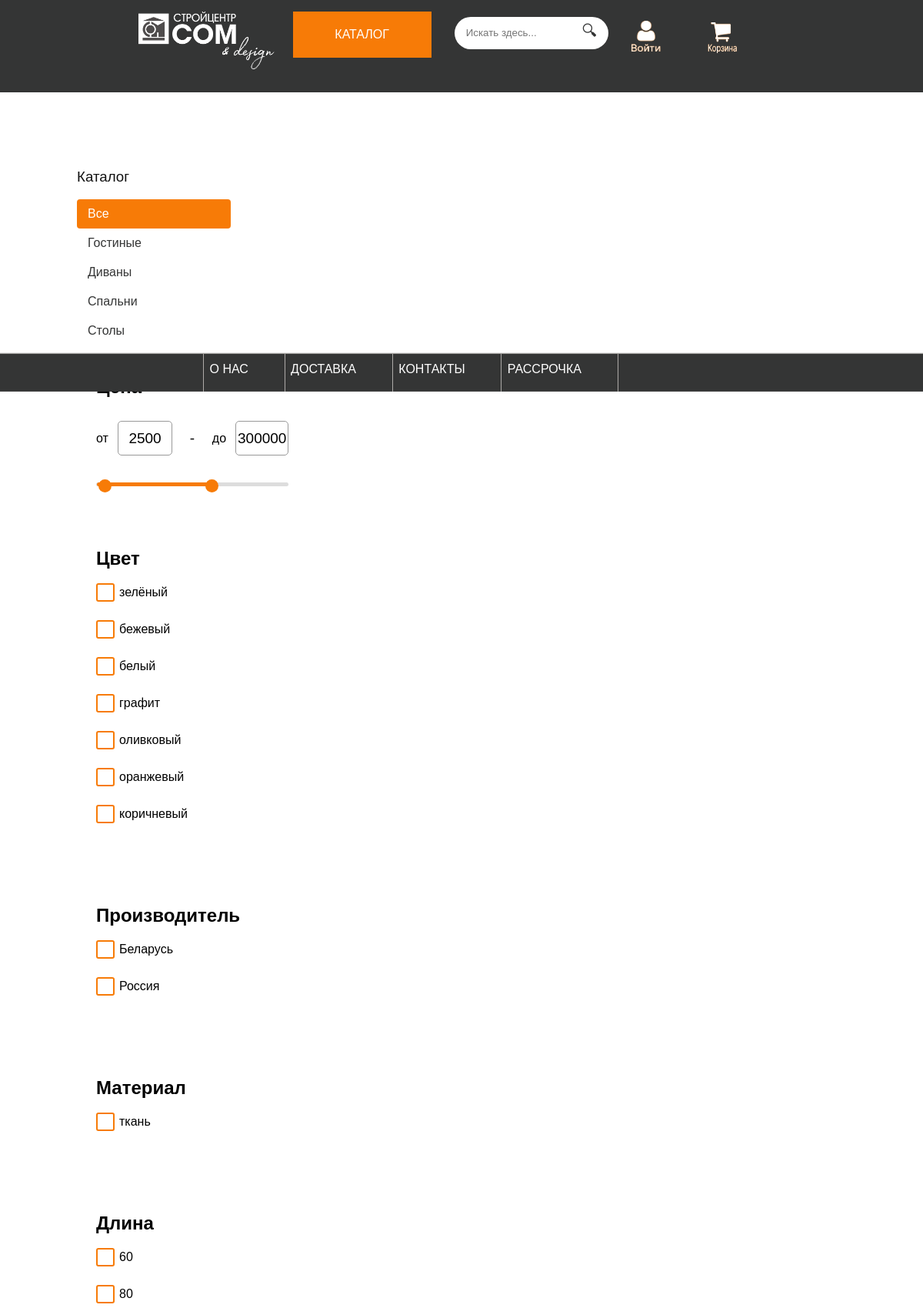
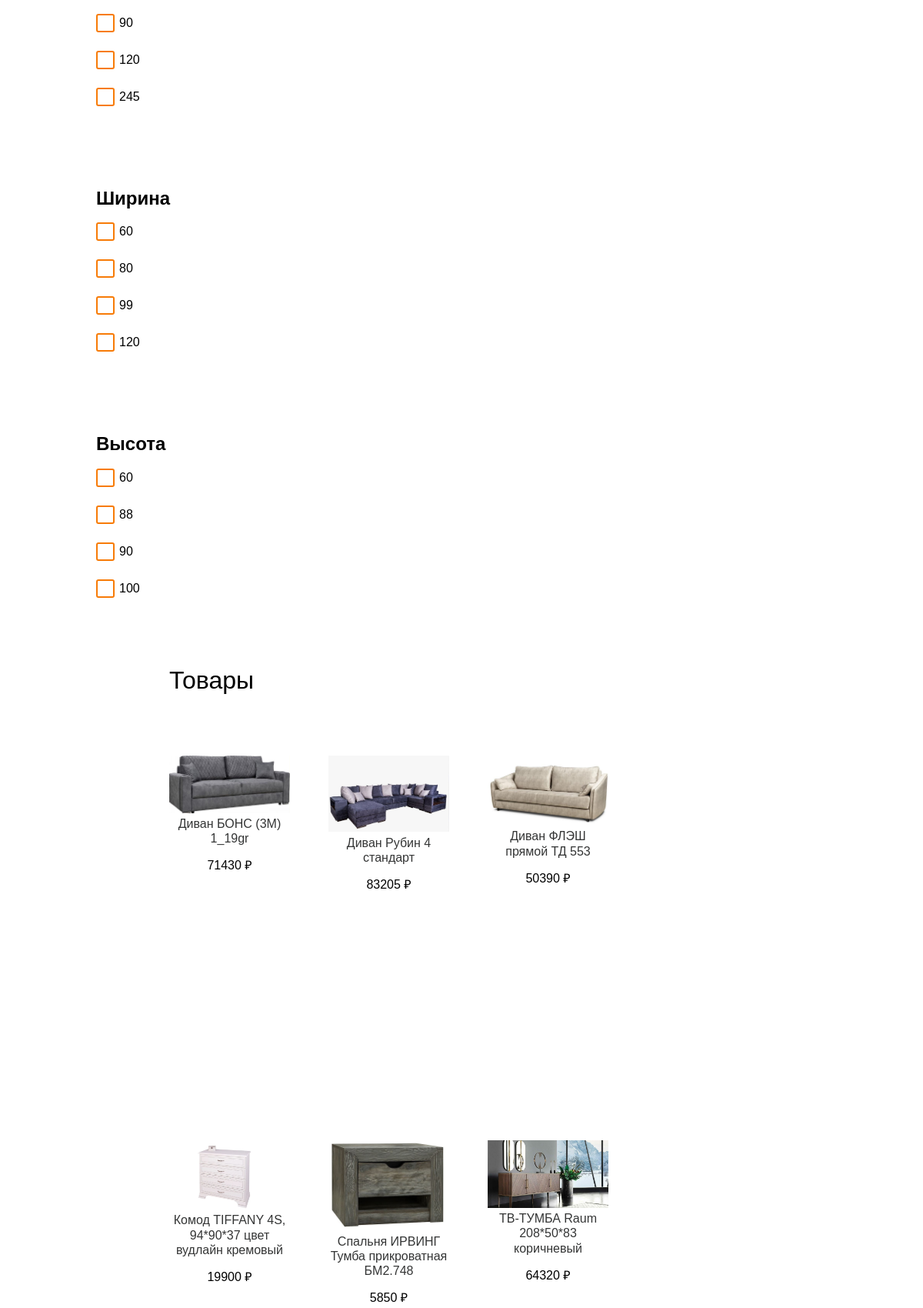
The page / (upper part) on the database its author committed (2 pictures, top to bottom).
### shop/models.py (models this page shows, shortened)
class Category(models.Model):
    name = models.CharField(max_length=200)
    slug = models.SlugField(max_length=200,
                            unique=True)
    class Meta:
        ordering = ['name']
        indexes = [
            models.Index(fields=['name']),
        ]
        verbose_name = 'category'
        verbose_name_plural = 'categories'
    def get_absolute_url(self):
        return reverse('shop:product_list_by_category',
                       args=[self.slug])

class Product(models.Model):
    category = models.ForeignKey('Category',
                                 related_name='products',
                                 on_delete=models.CASCADE)
    name = models.CharField(max_length=200)
    slug = models.CharField(max_length=200)
    image = models.ImageField(upload_to='products/%Y/%m/%d',
                              blank=True)
    description = models.TextField(blank=True)
    price = models.IntegerField()
    available = models.BooleanField(default=True)
    created = models.DateTimeField(auto_now_add=True)
    updated = models.DateTimeField(auto_now=True)
    class Meta:
        ordering = ['name']
        indexes = [
            models.Index(fields=['id', 'slug']),
            models.Index(fields=['name']),
            models.Index(fields=['-created']),
        ]
    def get_absolute_url(self):
        return reverse('shop:product_detail',
                       args=[self.id, self.slug])

### shop/views.py (the view)
# urls.py: path('', views.product_list,
def product_list(request, category_slug=None):
    category = None
    categories = Category.objects.all()
    products = Product.objects.all()
    if category_slug == 'about':
        return render(request,
                      'shop/navigation/about.html')
    elif category_slug == 'contacts':
        return render(request,
                      'shop/navigation/contacts.html')
    elif category_slug == 'delivery':
        return render(request,
                      'shop/navigation/delivery.html')
    elif category_slug == 'installment':
        return render(request,
                      'shop/navigation/installment.html')
    elif category_slug:
        category = get_object_or_404(Category, slug=category_slug)
        products = products.filter(category=category)
    min_price = request.GET.get('min_price')
    max_price = request.GET.get('max_price')
    if min_price and max_price:
        products = products.filter(price__gte=min_price, price__lte=max_price)
    colors = request.GET.getlist('color[]')
    products_colors = []
    if colors:
        for i in products:
            for j in colors:
                if j.lower() in i.description.lower():
                    products_colors.append(i.name)
        products = products.filter(name__in=products_colors)
    manufacturers = request.GET.getlist('manufacturer[]')
    products_manufacturers = []
    if manufacturers:
        for i in products:
            for j in manufacturers:
                if j in i.description:
                    products_manufacturers.append(i.name)
        products = products.filter(name__in=products_manufacturers)
    materials = request.GET.getlist('material[]')
    products_materials = []
    if materials:
        for i in products:
            for j in materials:
                if j in i.description:
                    products_materials.append(i.name)
        products = products.filter(name__in=products_materials)
    lengths = request.GET.getlist('length[]')
    products_lengths = []
    if lengths:
        for i in products:
            for j in lengths:
                if "Длина (см): " + j in i.description:
                    products_lengths.append(i.name)
        products = products.filter(name__in=products_lengths)
    widths = request.GET.getlist('width[]')
    products_widths = []
    if widths:
        for i in products:
            for j in widths:
                if "Ширина (см): " + j in i.description:
                    products_widths.append(i.name)
        products = products.filter(name__in=products_widths)
    heights = request.GET.getlist('height[]')
    products_heights = []
    if heights:
        for i in products:
            for j in heights:
                if "Высота (см): " + j in i.description:
                    products_heights.append(i.name)
        products = products.filter(name__in=products_heights)
    search = request.GET.get('search_field')
    if search:
        products = products.filter(name__iregex=search)
    context = {
        'category': category,
        'categories': categories,
        'filter': products,
        'colors': colors_list,
        'manufacturers': manufacturers_list,
        'materials': materials_list,
        'lengths': lengths_list,
        'widths': widths_list,
        'heights': heights_list,
    }
    if request.headers.get('x-requested-with') == 'XMLHttpRequest':
        return render(request, 'shop/product/list_partial.html', context)
    return render(request, 'shop/product/list.html', context)

### cart/cart.py (called while the page is built)
    def __len__(self):
        return sum(item['quantity'] for item in self.cart.values())

### cart/context_processors.py (called while the page is built)
def cart(request):
    cart = CartClass(request)
    end = ''
    if len(cart) > 1:
        if len(cart) < 5:
            end = 'а'
        else:
            end = 'ов'
    return {'cart': CartClass(request), 'end': end}

### shop/templates/shop/product/list.html (shortened to what this page needs)
{% extends 'shop/base.html' %}
{% load static %}
{% block content %}
    <div id="sidebar-custom" style="z-index: 2;">
        <h3 style="color: #111111;">Каталог</h3>
        <ul>
            <li {% if not category %}class="selected"{% endif %}>
                <a href="{% url 'shop:product_list' %}">Все</a>
            </li>
            {% for c in categories %}
                <li {% if category.slug == c.slug %}class="selected"{% endif %}>
                    <a href="{{ c.get_absolute_url }}">{{ c.name }}</a>
                </li>
            {% endfor %}
        </ul>
        <div class="wrapper">
            <header>
                <h2>Цена</h2>
            </header>
            <div class="price-input">
                <div class="field">
                    <span>от</span>
                    <input type="number" class="input-min" value="2500">
                </div>
                <div class="separator">-</div>
                <div class="field">
                    <span>до</span>
                    <input type="number" class="input-max" value="300000">
                </div>
            </div>
            <div class="slider">
                <div class="progress"></div>
            </div>
        </div>
        <div class="wrapper">
            <header>
                <h2>Цвет</h2>
            </header>
                <div class="filter-options">
                    {% for color in colors %}
                        <label for="color{{ forloop.counter }}">{{ color }}</label><br>
                    {% endfor %}
                </div>
        </div>
        <div class="wrapper">
            <header>
                <h2>Производитель</h2>
            </header>
                <div class="filter-options">
                    {% for manufacturer in manufacturers %}
                        <label for="manufacturer{{ forloop.counter }}">{{ manufacturer }}</label><br>
                    {% endfor %}
                </div>
        </div>
        <div class="wrapper">
            <header>
                <h2>Материал</h2>
            </header>
                <div class="filter-options">
                    {% for material in materials %}
                        <label for="material{{ forloop.counter }}">{{ material }}</label><br>
                    {% endfor %}
                </div>
        </div>
        <div class="wrapper">
            <header>
                <h2>Длина</h2>
            </header>
                <div class="filter-options">
                    {% for length in lengths %}
                        <label for="length{{ forloop.counter }}">{{ length }}</label><br>
                    {% endfor %}
                </div>
        </div>
        <div class="wrapper">
            <header>
                <h2>Ширина</h2>
            </header>
                <div class="filter-options">
                    {% for width in widths %}
                        <label for="width{{ forloop.counter }}">{{ width }}</label><br>
                    {% endfor %}
                </div>
        </div>
        <div class="wrapper">
            <header>
                <h2>Высота</h2>
            </header>
                <div class="filter-options">
                    {% for height in heights %}
                        <label for="height{{ forloop.counter }}">{{ height }}</label><br>
                    {% endfor %}
                </div>
        </div>
    </div>
    <div id="main" class="product-list">
        <h1 style="margin-bottom: 10%; width: 100%;">{% if category %}{{ category.name }}{% else %}Товары{% endif %}</h1>
        <div id="product-container">
            {% include 'shop/product/list_partial.html' %}
        </div>
    </div>
{% endblock %}

### shop/templates/shop/product/list_partial.html (shortened to what this page needs)
{% load static %}
{% for product in filter %}
    <div class="item product-card" style="padding-bottom: 0;">
        <a href="{{ product.get_absolute_url }}">
            <img src="{% if product.image %}{{ product.image.url }}{% else %}{% static 'img/no_image.png' %}{% endif %}" style="max-width: 100%; max-height: 200px; width: auto; !important">
        </a>
        <div class="product-info" style="text-align: center; position: relative; height: 100px; ">
            <a class="product-name" href="{{ product.get_absolute_url }}">{{ product.name }}</a>
            <p class="product-price">{{ product.price }} ₽</p>
        </div>
    </div>
{% endfor %}

### shop/static/css/base.css (style rules this page uses)
body { margin:0; padding:0; font-family:helvetica, sans-serif; }
h1, h2, h3, h4, h5 , h6 { font-family: 'Ubuntu', sans-serif; font-weight:normal; }
a { text-decoration:none; color:#5993bb; }
#main { float:left; width: 96%; margin-right:-220px; overflow:hidden; }
.product-list { width: 90%; height: 100%; margin-left: 50px; }
.product-list .item { width: 30%; padding:10px 20px 10px 0; padding-right: 50px; float:left; text-align:center; line-height:1.2; height: 500px; align-items: flex-start; }
.product-list .item img { width:100%; height: auto; max-width: 100%; max-height: 100%; margin: 0; }
* { box-sizing: border-box; }
#sidebar-custom { width:220px; padding:30px 20px 0 0; float:left; }
#sidebar-custom ul { margin:0; padding:0; }
#sidebar-custom ul li { margin:0; list-style:none; padding:10px 14px; }
#sidebar-custom ul li a { display:block; }
#sidebar-custom ul li.selected { background:#F77B07; border-radius:4px; }
#sidebar-custom ul li.selected a { color:#fff; }
a { text-decoration:none; color:#343535; }
.product-list { padding-right: 200px; flex-wrap: wrap; overflow: scroll; padding-left: 70px; width: 100%; height: 100%; display: flex; }
@media only screen and (max-width: 1600px) { .product-list { flex-direction: column; overflow-x: hidden; overflow-y: auto; } }
.wrapper { background-color: #fff; width: 300px; border-radius: 10px; padding: 20px 25px 40px; }
header h2 { font-size: 24px; font-weight: 600; }
.price-input { width: 100%; display: flex; margin: 30px 0 35px; }
.price-input .field { height: 45px; display: flex; width: 100%; align-items: center; }
.field input { width: 100%; height: 100%; outline: none; text-align: center; font-size: 19px; margin-left: 12px; border-radius: 5px; border: 1px solid #999; -moz-appearance: textfield; }
.price-input .separator { width: 130px; display: flex; font-size: 19px; align-items: center; justify-content: center; }
.slider { height: 5px; border-radius: 5px; background-color: #ddd; position: relative; }
.slider .progress { height: 5px; position: absolute; left: 0; right: 0; border-radius: 5px; background: #F77B07; }
.filter-checkbox + label { position: relative; padding-left: 30px; cursor: pointer; display: inline-block; line-height: 20px; user-select: none; margin-bottom: 10px; }
.filter-options label { display: block; margin-bottom: 10px; }
.filter-checkbox + label::before { content: ''; position: absolute; left: 0; top: 50%; transform: translateY(-50%); width: 20px; height: 20px; border: 2px solid #CB22ED; border-radius: 3px; background-color: #fff; transition: background-color 0.2s, border-color 0.2s; }
.filter-checkbox + label::after { content: '✓'; position: absolute; left: 3px; top: 50%; transform: translateY(-50%); font-size: 18px; color: #CB22ED; transition: opacity 0.2s, transform 0.2s; opacity: 0; transform: scale(0) rotate(45deg); }
.filter-checkbox + label::before { content: ''; position: absolute; left: 0; top: 50%; transform: translateY(-50%); width: 20px; height: 20px; border: 2px solid #F77B07; border-radius: 3px; background-color: #fff; transition: background-color 0.2s, border-color 0.2s; text-align: center; }
.filter-checkbox + label::after { content: '✓'; position: absolute; left: 5px; top: 2%; transform: translateY(-50%); font-size: 18px; color: #F77B07; transition: opacity 0.2s, transform 0.2s; opacity: 0; }
.product-card { position: relative; overflow: hidden; background-color: #fff; transition: background-color 0.3s ease-in-out; }
ul { list-style-type: none; }

### rows shown on the page
Category: name "Гостиные"
Category: name "Диваны"
Category: name "Спальни"
Category: name "Столы"
Product: image (picture), name "Диван БОНС (3М) 1_19gr", price "71430"
Product: image (picture), name "Диван Рубин 4 стандарт", price "83205"
Product: image (picture), name "Диван ФЛЭШ прямой ТД 553", price "50390"
Product: image (picture), name "Комод TIFFANY 4S, 94*90*37 цвет вудлайн кремовый", price "19900"
Product: image (picture), name "Спальня ИРВИНГ Тумба прикроватная БМ2.748", price "5850"
Product: image (picture), name "ТВ-ТУМБА Raum 208*50*83 коричневый", price "64320"

### other values the page prints
{{ color }} "зелёный" "бежевый" "белый" "графит" "оливковый" "оранжевый" "коричневый"
{{ manufacturer }} "Беларусь" "Россия"
{{ material }} "ткань"
{{ length }} "60" "80" "90" "120" "245"
{{ width }} "60" "80" "99" "120"
{{ height }} "60" "88" "90" "100"
